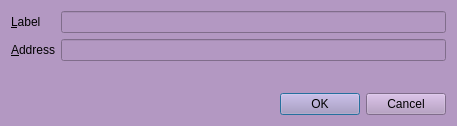
<?xml version="1.0" encoding="UTF-8"?>
<ui version="4.0">
 <class>EditAddressDialog</class>
 <widget class="QDialog" name="EditAddressDialog">
  <property name="geometry">
   <rect>
    <x>0</x>
    <y>0</y>
    <width>457</width>
    <height>126</height>
   </rect>
  </property>
  <property name="windowTitle">
   <string>Edit Address</string>
  </property>
  <property name="styleSheet">
   <string notr="true">background-color: rgb(179, 152, 194);</string>
  </property>
  <layout class="QVBoxLayout" name="verticalLayout">
   <item>
    <layout class="QFormLayout" name="formLayout">
     <property name="fieldGrowthPolicy">
      <enum>QFormLayout::AllNonFixedFieldsGrow</enum>
     </property>
     <item row="0" column="0">
      <widget class="QLabel" name="label">
       <property name="text">
        <string>&amp;Label</string>
       </property>
       <property name="buddy">
        <cstring>labelEdit</cstring>
       </property>
      </widget>
     </item>
     <item row="0" column="1">
      <widget class="QLineEdit" name="labelEdit">
       <property name="toolTip">
        <string>The label associated with this address list entry</string>
       </property>
      </widget>
     </item>
     <item row="1" column="0">
      <widget class="QLabel" name="label_2">
       <property name="text">
        <string>&amp;Address</string>
       </property>
       <property name="buddy">
        <cstring>addressEdit</cstring>
       </property>
      </widget>
     </item>
     <item row="1" column="1">
      <widget class="QValidatedLineEdit" name="addressEdit">
       <property name="toolTip">
        <string>The address associated with this address list entry. This can only be modified for sending addresses.</string>
       </property>
      </widget>
     </item>
    </layout>
   </item>
   <item>
    <widget class="QDialogButtonBox" name="buttonBox">
     <property name="orientation">
      <enum>Qt::Horizontal</enum>
     </property>
     <property name="standardButtons">
      <set>QDialogButtonBox::Cancel|QDialogButtonBox::Ok</set>
     </property>
    </widget>
   </item>
  </layout>
 </widget>
 <customwidgets>
  <customwidget>
   <class>QValidatedLineEdit</class>
   <extends>QLineEdit</extends>
   <header>qvalidatedlineedit.h</header>
  </customwidget>
 </customwidgets>
 <resources/>
 <connections>
  <connection>
   <sender>buttonBox</sender>
   <signal>accepted()</signal>
   <receiver>EditAddressDialog</receiver>
   <slot>accept()</slot>
   <hints>
    <hint type="sourcelabel">
     <x>20</x>
     <y>20</y>
    </hint>
    <hint type="destinationlabel">
     <x>20</x>
     <y>20</y>
    </hint>
   </hints>
  </connection>
  <connection>
   <sender>buttonBox</sender>
   <signal>rejected()</signal>
   <receiver>EditAddressDialog</receiver>
   <slot>reject()</slot>
   <hints>
    <hint type="sourcelabel">
     <x>20</x>
     <y>20</y>
    </hint>
    <hint type="destinationlabel">
     <x>20</x>
     <y>20</y>
    </hint>
   </hints>
  </connection>
 </connections>
</ui>
